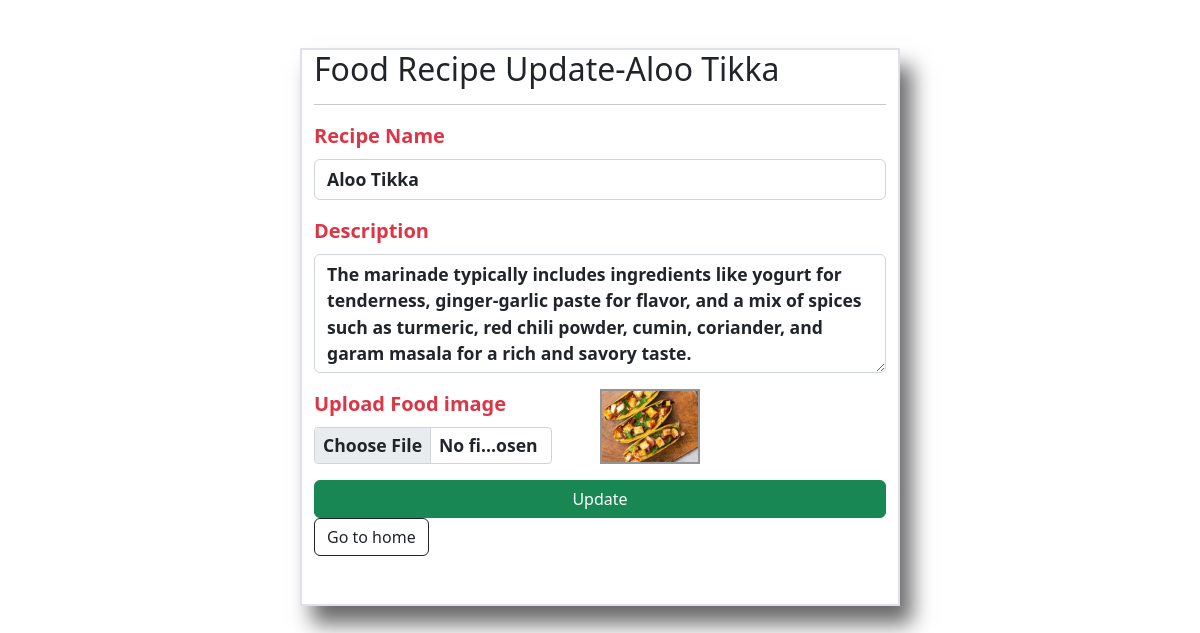
The app's page /update_recipe/59 with its own data.
### home/models.py (models this page shows, shortened)
class Recipe(models.Model):
    user = models.ForeignKey(User, on_delete=models.SET_NULL, null=True, blank=True)
    recipe_name = models.CharField(max_length = 100,default=' ')
    Description = models.TextField(default=' ')
    image = models.ImageField(upload_to='recipe_images/')

### home/views.py (the view, shortened to what this page needs)
# urls.py: path('update_recipe/<id>',views.update_item),
def update_item(request,id):
   item = Recipe.objects.get(id=id)
   data ={'recipe':item}
   return render(request,'update.html',data)

### templates/update.html (shortened to what this page needs)
<!DOCTYPE html>
<html lang="en">
  <head>
    <link href="https://cdn.jsdelivr.net/npm/bootstrap@5.2.3/dist/css/bootstrap.min.css" rel="stylesheet" />
    <link rel="stylesheet" href="/static/CSS/update.css" />
  </head>
  <body>
    <div class="container border border-2 col-md-6 mt-5 pb-5">
      <h2 class="text-dark">Food Recipe Update-{{ recipe.recipe_name }}</h2>
      <hr />
      <form method="post" enctype="multipart/form-data">
        <div class="mb-3">
          <b><label for="foodname" class="form-label fs-5 text-danger">Recipe Name</label></b>
          <input type="text" class="form-control" value="{{ recipe.recipe_name }}" id="foodname" name="recipe_name" />
        </div>
        <div class="mb-3">
          <b><label for="Description" class="form-label fs-5 text-danger">Description</label></b>
          <textarea id="Description" name="Description" class="form-control" rows="4" cols="50">{{ recipe.Description }}</textarea>
        </div>
        <div class="mb-3 d-flex">
          <div class="col-md-5">
            <b><label for="image" class="form-label fs-5 text-danger">Upload Food image</label></b>
            <input class="form-control form-control-sm" id="image" type="file" name="image" />
          </div>
          <img class="col-md-6 mx-5" src="/media/{{ recipe.image }}" />
        </div>
        <button type="submit" class="btn btn-success col-md-12">Update</button>
        <a href="/" class="btn btn-outline-dark flex-shrink-0" fdprocessedid="epm2snn">
          Go to home
        </a>
      </form>
  </body>
</html>

### static/CSS/update.css (style rules this page uses)
img { max-width: 100px; border: 2px solid rgb(148, 148, 148); }
body { background-image: url('/static/images/backkk.jpg'); background-size: cover; background-position: center; }
.form-control { background-color: rgba(255, 255, 255, 0.35); font-size: 1.1rem; font-weight: 600; }
.container { box-shadow: 12px 18px 20px #00000096; }
h2 { background-color: rgb(255, 255, 255, 0.62); }

### records on screen
Recipe: recipe_name "Aloo Tikka", Description "The marinade typically includes ingredients like yogurt for tenderness, ginger-garlic paste for flavor, and a mix of spices such as turmeric, red chili powder, cumin, coriander, and garam masala for a rich and savory taste.", image (picture)
